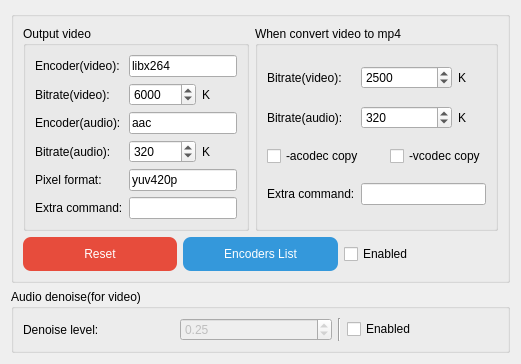
      <widget class="QWidget" name="tab_VideoSettings">
       <attribute name="icon">
        <iconset resource="icon.qrc">
         <normaloff>:/new/prefix1/icon/VideoSettings.png</normaloff>:/new/prefix1/icon/VideoSettings.png</iconset>
       </attribute>
       <attribute name="title">
        <string>Video settings</string>
       </attribute>
       <layout class="QGridLayout" name="gridLayout_2">
        <item row="1" column="0">
         <widget class="QGroupBox" name="groupBox_video_settings">
          <property name="maximumSize">
           <size>
            <width>16777215</width>
            <height>16777215</height>
           </size>
          </property>
          <property name="title">
           <string/>
          </property>
          <layout class="QGridLayout" name="gridLayout_18">
           <item row="1" column="0">
            <widget class="QPushButton" name="pushButton_ResetVideoSettings">
             <property name="toolTip">
              <string>Reset video settings</string>
             </property>
             <property name="styleSheet">
              <string notr="true">QPushButton{
background-color: rgb(231, 76, 60);
color: rgb(255, 255, 255);
border-style:outset;
border-radius:8px;
padding:10px;
}
QPushButton:hover{
background-color: rgb(255, 102, 64);
color: rgb(255, 255, 255);
border-style:outset;
border-radius:8px;
padding:10px;
}
QPushButton:pressed{
background-color: rgb(204, 65, 53);
color: rgb(255, 255, 255);
border-style:outset;
border-radius:8px;
padding:10px;
}
QPushButton:disabled{
background-color: rgb(166, 166, 166);
color: rgb(255, 255, 255);
border-style:outset;
border-radius:8px;
padding:10px;
}</string>
             </property>
             <property name="text">
              <string>Reset</string>
             </property>
            </widget>
           </item>
           <item row="1" column="1">
            <widget class="QPushButton" name="pushButton_encodersList">
             <property name="styleSheet">
              <string notr="true">QPushButton{
background-color: rgb(52, 152, 219);
color: rgb(255, 255, 255);
border-style:outset;
border-radius:8px;
padding:10px;
}
QPushButton:hover{
background-color: rgb(60, 177, 255);
color: rgb(255, 255, 255);
border-style:outset;
border-radius:8px;
padding:10px;
}
QPushButton:pressed{
background-color: rgb(45, 134, 193);
color: rgb(255, 255, 255);
border-style:outset;
border-radius:8px;
padding:10px;
}
QPushButton:disabled{
background-color: rgb(166, 166, 166);
color: rgb(255, 255, 255);
border-style:outset;
border-radius:8px;
padding:10px;
}</string>
             </property>
             <property name="text">
              <string>Encoders List</string>
             </property>
            </widget>
           </item>
           <item row="1" column="2">
            <widget class="QCheckBox" name="checkBox_videoSettings_isEnabled">
             <property name="toolTip">
              <string>When this option is enabled, your customized parameters 
will be used when processing the video. 
Otherwise the parameters automatically configured 
by the software will be used.</string>
             </property>
             <property name="text">
              <string>Enabled</string>
             </property>
             <property name="checked">
              <bool>false</bool>
             </property>
            </widget>
           </item>
           <item row="0" column="0" colspan="3">
            <layout class="QHBoxLayout" name="horizontalLayout_3">
             <item>
              <widget class="QGroupBox" name="groupBox_OutputVideoSettings">
               <property name="title">
                <string>Output video</string>
               </property>
               <layout class="QGridLayout" name="gridLayout_12">
                <item row="3" column="1" colspan="2">
                 <widget class="QLineEdit" name="lineEdit_encoder_audio">
                  <property name="text">
                   <string notr="true">aac</string>
                  </property>
                 </widget>
                </item>
                <item row="0" column="0">
                 <widget class="QLabel" name="label_31">
                  <property name="text">
                   <string>Encoder(video):</string>
                  </property>
                 </widget>
                </item>
                <item row="0" column="1" colspan="2">
                 <widget class="QLineEdit" name="lineEdit_encoder_vid">
                  <property name="text">
                   <string notr="true">libx264</string>
                  </property>
                 </widget>
                </item>
                <item row="3" column="0">
                 <widget class="QLabel" name="label_32">
                  <property name="text">
                   <string>Encoder(audio):</string>
                  </property>
                 </widget>
                </item>
                <item row="2" column="0">
                 <widget class="QLabel" name="label_27">
                  <property name="text">
                   <string>Bitrate(video):</string>
                  </property>
                 </widget>
                </item>
                <item row="4" column="1">
                 <widget class="QSpinBox" name="spinBox_bitrate_audio">
                  <property name="minimum">
                   <number>1</number>
                  </property>
                  <property name="maximum">
                   <number>999999999</number>
                  </property>
                  <property name="singleStep">
                   <number>10</number>
                  </property>
                  <property name="value">
                   <number>320</number>
                  </property>
                 </widget>
                </item>
                <item row="5" column="0">
                 <widget class="QLabel" name="label_33">
                  <property name="text">
                   <string>Pixel format:</string>
                  </property>
                 </widget>
                </item>
                <item row="4" column="0">
                 <widget class="QLabel" name="label_29">
                  <property name="text">
                   <string>Bitrate(audio):</string>
                  </property>
                 </widget>
                </item>
                <item row="4" column="2">
                 <widget class="QLabel" name="label_28">
                  <property name="text">
                   <string>K</string>
                  </property>
                 </widget>
                </item>
                <item row="5" column="1" colspan="2">
                 <widget class="QLineEdit" name="lineEdit_pixformat">
                  <property name="text">
                   <string notr="true">yuv420p</string>
                  </property>
                 </widget>
                </item>
                <item row="2" column="1">
                 <widget class="QSpinBox" name="spinBox_bitrate_vid">
                  <property name="minimum">
                   <number>1</number>
                  </property>
                  <property name="maximum">
                   <number>999999999</number>
                  </property>
                  <property name="singleStep">
                   <number>100</number>
                  </property>
                  <property name="value">
                   <number>6000</number>
                  </property>
                 </widget>
                </item>
                <item row="2" column="2">
                 <widget class="QLabel" name="label_30">
                  <property name="text">
                   <string>K</string>
                  </property>
                 </widget>
                </item>
                <item row="6" column="0">
                 <widget class="QLabel" name="label_42">
                  <property name="text">
                   <string>Extra command:</string>
                  </property>
                 </widget>
                </item>
                <item row="6" column="1" colspan="2">
                 <widget class="QLineEdit" name="lineEdit_ExCommand_output">
                  <property name="toolTip">
                   <string>You can enter ffmpeg instructions here, for example:
-crf 18</string>
                  </property>
                  <property name="text">
                   <string notr="true"/>
                  </property>
                 </widget>
                </item>
               </layout>
              </widget>
             </item>
             <item>
              <widget class="QGroupBox" name="groupBox_ToMp4VideoSettings">
               <property name="title">
                <string>When convert video to mp4</string>
               </property>
               <layout class="QGridLayout" name="gridLayout_33">
                <item row="6" column="1" colspan="4">
                 <widget class="QLineEdit" name="lineEdit_ExCommand_2mp4">
                  <property name="toolTip">
                   <string>You can enter ffmpeg instructions here, for example:
-crf 18</string>
                  </property>
                  <property name="text">
                   <string notr="true"/>
                  </property>
                 </widget>
                </item>
                <item row="6" column="0">
                 <widget class="QLabel" name="label_45">
                  <property name="text">
                   <string>Extra command:</string>
                  </property>
                 </widget>
                </item>
                <item row="0" column="0">
                 <widget class="QLabel" name="label_34">
                  <property name="text">
                   <string>Bitrate(video):</string>
                  </property>
                 </widget>
                </item>
                <item row="3" column="0">
                 <widget class="QLabel" name="label_35">
                  <property name="text">
                   <string>Bitrate(audio):</string>
                  </property>
                 </widget>
                </item>
                <item row="4" column="2" colspan="3">
                 <widget class="QCheckBox" name="checkBox_vcodec_copy_2mp4">
                  <property name="toolTip">
                   <string>When this is enabled, ffmpeg will copy the video part of the original video directly to the mp4, may cause error.</string>
                  </property>
                  <property name="text">
                   <string notr="true">-vcodec copy</string>
                  </property>
                 </widget>
                </item>
                <item row="4" column="0" colspan="2">
                 <widget class="QCheckBox" name="checkBox_acodec_copy_2mp4">
                  <property name="toolTip">
                   <string>When this is enabled, ffmpeg will copy the audio part of the original video directly to the mp4, may cause error.</string>
                  </property>
                  <property name="text">
                   <string notr="true">-acodec copy</string>
                  </property>
                 </widget>
                </item>
                <item row="0" column="4">
                 <widget class="QLabel" name="label_36">
                  <property name="text">
                   <string>K</string>
                  </property>
                 </widget>
                </item>
                <item row="0" column="1" colspan="3">
                 <widget class="QSpinBox" name="spinBox_bitrate_vid_2mp4">
                  <property name="minimum">
                   <number>1</number>
                  </property>
                  <property name="maximum">
                   <number>999999999</number>
                  </property>
                  <property name="singleStep">
                   <number>100</number>
                  </property>
                  <property name="value">
                   <number>2500</number>
                  </property>
                 </widget>
                </item>
                <item row="3" column="4">
                 <widget class="QLabel" name="label_37">
                  <property name="text">
                   <string>K</string>
                  </property>
                 </widget>
                </item>
                <item row="3" column="1" colspan="3">
                 <widget class="QSpinBox" name="spinBox_bitrate_audio_2mp4">
                  <property name="minimum">
                   <number>1</number>
                  </property>
                  <property name="maximum">
                   <number>999999999</number>
                  </property>
                  <property name="singleStep">
                   <number>10</number>
                  </property>
                  <property name="value">
                   <number>320</number>
                  </property>
                 </widget>
                </item>
               </layout>
              </widget>
             </item>
            </layout>
           </item>
          </layout>
         </widget>
        </item>
        <item row="2" column="0">
         <widget class="QGroupBox" name="groupBox_AudioDenoise">
          <property name="maximumSize">
           <size>
            <width>16777215</width>
            <height>65</height>
           </size>
          </property>
          <property name="title">
           <string>Audio denoise(for video)</string>
          </property>
          <layout class="QGridLayout" name="gridLayout_16">
           <item row="0" column="0">
            <widget class="QLabel" name="label_46">
             <property name="text">
              <string>Denoise level:</string>
             </property>
            </widget>
           </item>
           <item row="0" column="1">
            <widget class="QDoubleSpinBox" name="doubleSpinBox_AudioDenoiseLevel">
             <property name="enabled">
              <bool>false</bool>
             </property>
             <property name="toolTip">
              <string>How much noise should be removed is specified by amount-a 
number between 0.01 and 1 with a default of 0.25. Higher 
numbers will remove more noise but present a greater 
likelihood of removing wanted components of the audio signal.</string>
             </property>
             <property name="decimals">
              <number>2</number>
             </property>
             <property name="minimum">
              <double>0.010000000000000</double>
             </property>
             <property name="maximum">
              <double>1.000000000000000</double>
             </property>
             <property name="singleStep">
              <double>0.010000000000000</double>
             </property>
             <property name="value">
              <double>0.250000000000000</double>
             </property>
            </widget>
           </item>
           <item row="0" column="2">
            <widget class="Line" name="line_7">
             <property name="orientation">
              <enum>Qt::Vertical</enum>
             </property>
            </widget>
           </item>
           <item row="0" column="3">
            <widget class="QCheckBox" name="checkBox_AudioDenoise">
             <property name="text">
              <string>Enabled</string>
             </property>
            </widget>
           </item>
          </layout>
         </widget>
        </item>
       </layout>
      </widget>
